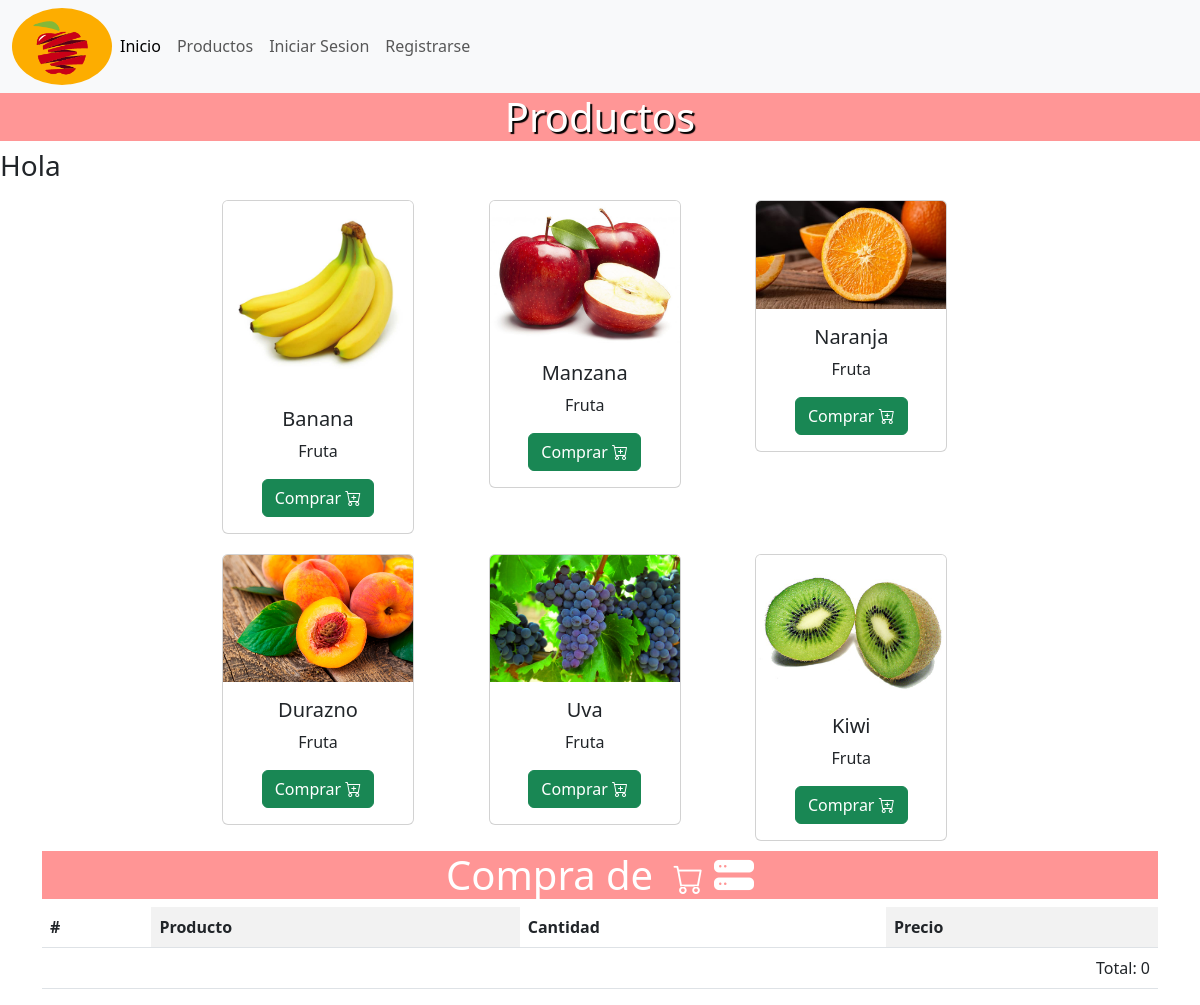
The app's page /tienda/, older data.
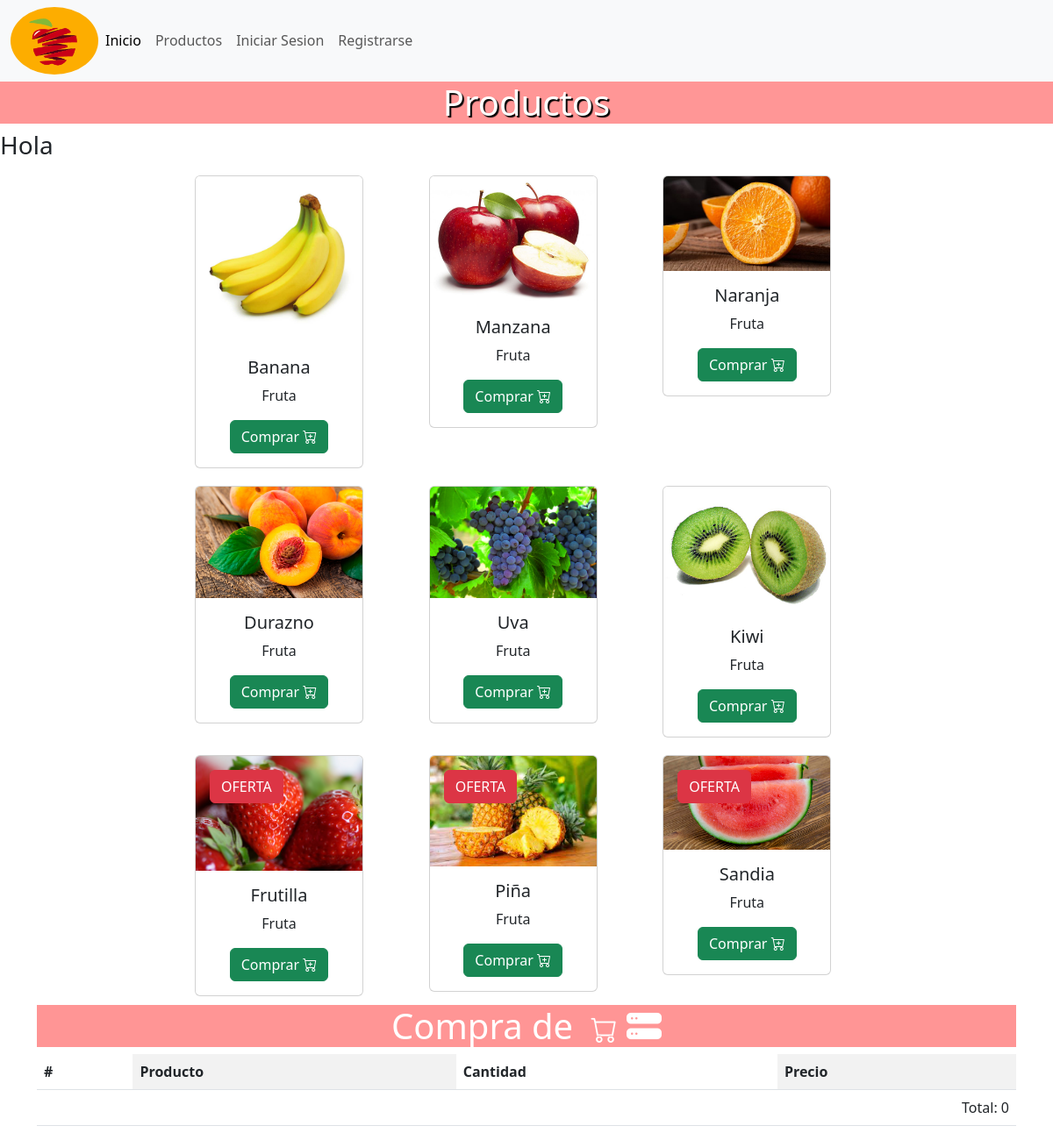
The same page, newer data.
### productos/models.py (models this page shows, shortened)
class Producto(models.Model):
    nombre = models.CharField(max_length=100)
    precio = models.FloatField()
    imagen = models.ImageField(upload_to='productos')
    categoria = models.ForeignKey(Categoria, on_delete=models.CASCADE)
    oferta = models.BooleanField(default=False)
    created = models.DateField(auto_now_add=True)
    class Meta:
        verbose_name= 'producto'
        verbose_name_plural = 'productos'

class Categoria(models.Model):
    nombre = models.CharField(max_length=50)
    created = models.DateField(auto_now_add=True)
    class Meta:
        verbose_name= 'categoria'
        verbose_name_plural = 'categorias'
    def __str__(self):
        return self.nombre

### tienda/views.py (the view)
# urls.py: path('tienda/', include('tienda.urls')),
def tienda(request):
    productos = Producto.objects.all()
    carro = Carro(request)
    total = carro.obtener_total()
    if request.method == 'GET':
        return render(request, 'tienda.html',{
            'productos':productos,
            'total':total
        })

### carrito/carrito.py (called while the page is built)
    def obtener_total(self):
        total = 0
        for key in self.carro.keys():
            total += self.carro[key]['precio']
        return total

### tienda/templates/tienda.html (shortened to what this page needs)
{% extends 'base.html' %}
{% block content %}
    <h1 class="productos h1-shadow">Productos</h1>
    <h3>Hola {{user.username}}</h3>
    <div class="container">
        <div class="row" style="max-width: 800px; margin: 0 auto;">
            {% for producto in productos %}
            <div class="col-4">
                <div class="card text-center card-fruta" style="width: 12rem;">
                    <img src="{{producto.imagen.url}}" class="card-img-top" alt="imagen de producto">
                    <div class="card-body">
                    <h5 class="card-title">{{producto.nombre}}</h5>
                    <p class="card-text">{{producto.categoria}} </p>
                    <a href="{% url 'tienda:agregar-producto' producto.id %}" class="btn btn-success">Comprar
                        <i class="bi bi-cart-plus"></i>
                    </a>
                    {% if producto.oferta == True %}
                        <button class="btn btn-danger position-absolute top-0 start-0 m-3">OFERTA</button>
                    {% endif %}
                    </div>
                </div>
            </div>
            {% endfor %}
        </div>
    </div>
    {% include 'widget-carrito.html' %}
{% endblock %}

### base/templates/base.html (shortened to what this page needs)
{% load static %}
<!DOCTYPE html>
<html lang="en">
<head>
    <link href="https://cdn.jsdelivr.net/npm/bootstrap@5.3.0/dist/css/bootstrap.min.css" rel="stylesheet">
    <link rel="stylesheet" href="https://cdn.jsdelivr.net/npm/bootstrap-icons@1.10.5/font/bootstrap-icons.css">
    <link rel="stylesheet" href="{% static 'css/style.css' %}">
</head>
<body>
    <nav class="navbar navbar-expand-lg bg-body-tertiary">
        <div class="container-fluid">
          <img src="{% static 'imagenes/logo-manzana.png' %}" alt="Logo imagen" class="logo">
          <div class="collapse navbar-collapse" id="navbarNav">
            <ul class="navbar-nav">
              <li class="nav-item">
                <a class="nav-link active" aria-current="page" href="{% url 'inicio:inicio' %}">Inicio</a>
              </li>
              <li class="nav-item">
                <a class="nav-link" href="{% url 'tienda:tienda' %}">Productos</a>
              </li>
              {% if user.is_authenticated %}
                <li class="nav-item">
                    <a class="nav-link" href="{% url 'usuarios:cerrar-sesion' %}">Cerrar Sesion</a>
                </li>
              {% else %}
                <li class="nav-item">
                    <a class="nav-link" href="{% url 'usuarios:inicio-sesion' %}">Iniciar Sesion</a>
                </li>
                <li class="nav-item">
                    <a class="nav-link" href="{% url 'usuarios:registro' %}">Registrarse</a>
                </li>
              {% endif %}
            </ul>
          </div>
        </div>
      </nav>
    {% block content %}
    {% endblock %}
</body>
</html>

### carrito/templates/widget-carrito.html (shortened to what this page needs)
<div class="container">
    <h1>Compra de {{user.username}}  <i class="bi bi-cart carrito"></i>  <i class="bi bi-hdd-stack-fill"></i> </h1>
    <table class="table table-striped-columns tablaconfig">
        <thead>
            <tr>
                <th>#</th>
                <th>Producto</th>
                <th>Cantidad</th>
                <th>Precio</th>
            </tr>
        </thead>
        <tbody>
            <tr class="text-end">
                <td colspan="4">Total: {{total}} </td>
            </tr>
        </tbody>
    </table>
</div>

### base/static/css/style.css (style rules this page uses)
h1 { background-color: rgb(255, 149, 149); color: white; text-align: center; }
.productos { background-color: rgb(255, 150, 150); }
.carrito { text-align: end; background-color: rgb(255, 149, 149); font-size: 30px; margin-left: 10px; }
.card-fruta { margin: 10px; }
.logo { max-width: 100px; border-radius: 60%; }
.h1-shadow { text-shadow: 2px 2px 1px black; }

Row changes from the older to the newer data that the page shows:
added Producto: imagen (picture), nombre "Frutilla", categoria "Fruta", oferta "OFERTA"
added Producto: imagen (picture), nombre "Piña", categoria "Fruta", oferta "OFERTA"
added Producto: nombre "Sandia", categoria "Fruta", oferta "OFERTA"
